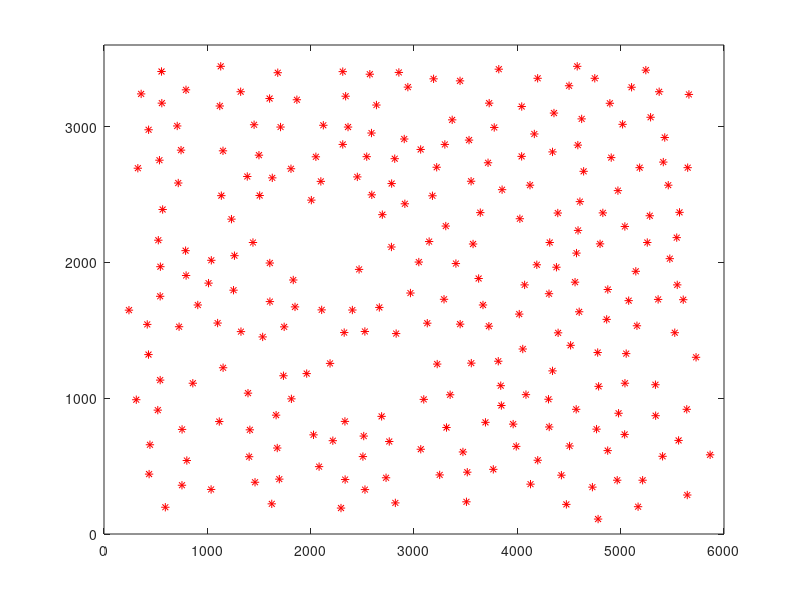

Write MATLAB code to recreate this figure.
function [] = drawCity()
%DRAWCITY Summary of this function goes here
%   Detailed explanation goes here

cityPosition = load('data_city.txt');

X = cityPosition(:,2);
Y = cityPosition(:,3);

plot(X, Y, 'r*');
axis([0 6000 0 3600]);
hold on;

end

